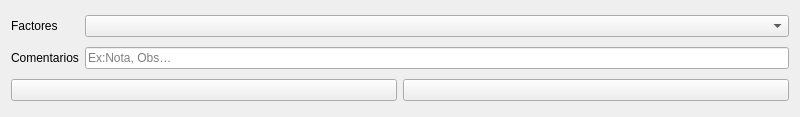
<?xml version="1.0" encoding="UTF-8"?>
<ui version="4.0">
 <class>frmFactores</class>
 <widget class="QWidget" name="frmFactores">
  <property name="geometry">
   <rect>
    <x>0</x>
    <y>0</y>
    <width>800</width>
    <height>117</height>
   </rect>
  </property>
  <property name="windowTitle">
   <string>Factores Externos</string>
  </property>
  <layout class="QGridLayout" name="gridLayout_2">
   <item row="0" column="0">
    <widget class="QLabel" name="label_7">
     <property name="text">
      <string>Factores</string>
     </property>
    </widget>
   </item>
   <item row="1" column="0">
    <widget class="QLabel" name="label_8">
     <property name="text">
      <string>Comentarios</string>
     </property>
    </widget>
   </item>
   <item row="0" column="1">
    <widget class="QComboBox" name="CBFactores"/>
   </item>
   <item row="1" column="1">
    <widget class="QLineEdit" name="LEComentarios">
     <property name="placeholderText">
      <string>Ex:Nota, Obs…</string>
     </property>
    </widget>
   </item>
   <item row="2" column="0" colspan="2">
    <layout class="QGridLayout" name="gridLayout">
     <item row="0" column="0">
      <widget class="QPushButton" name="PBSalvar">
       <property name="text">
        <string/>
       </property>
       <property name="icon">
        <iconset resource="icons.qrc">
         <normaloff>:/newPrefix/Icons/002-save.png</normaloff>:/newPrefix/Icons/002-save.png</iconset>
       </property>
      </widget>
     </item>
     <item row="0" column="1">
      <widget class="QPushButton" name="PBCancelar">
       <property name="text">
        <string/>
       </property>
       <property name="icon">
        <iconset resource="icons.qrc">
         <normaloff>:/newPrefix/Icons/003-error.png</normaloff>:/newPrefix/Icons/003-error.png</iconset>
       </property>
      </widget>
     </item>
    </layout>
   </item>
  </layout>
 </widget>
 <resources>
  <include location="icons.qrc"/>
 </resources>
 <connections/>
</ui>
